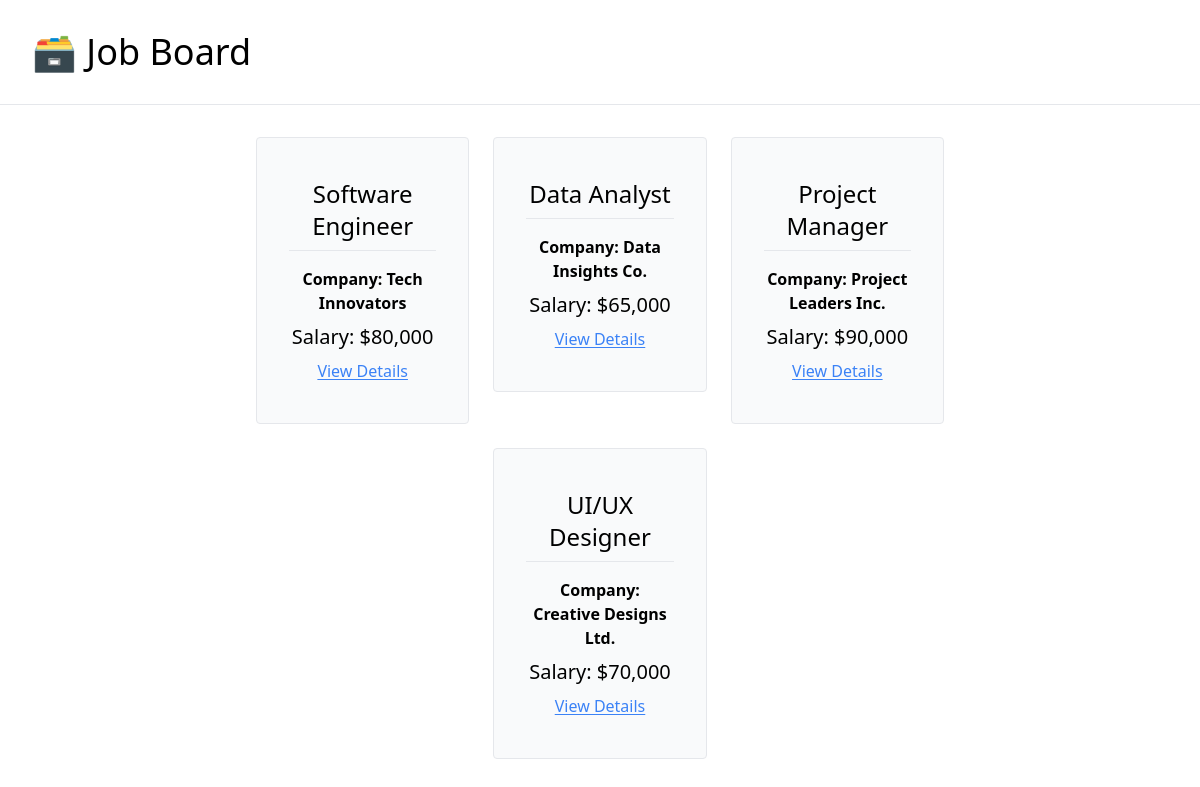
The page / on the database its author committed.
### job_board/models.py (models this page shows, shortened)
class JobPosting(models.Model):
    title = models.CharField(max_length=100)
    description = models.TextField()
    company = models.CharField(max_length=100)
    salary = models.IntegerField()
    is_active = models.BooleanField(default=False)

### job_board/views.py (the view)
# urls.py: path("", index, name="home"),
def index(request):
    active_posting = JobPosting.objects.filter(is_active=True)
    context = {"job_postings": active_posting}
    return render(request, "job_board/index.html", context)

### job_board/templates/job_board/index.html
{% extends 'job_board/_base.html' %}
{% load humanize %}
{% block content %}
    <div class="flex justify-center w-10/12 mx-auto flex-wrap gap-6">
        {% for posting in job_postings %}
            <a class="w-1/4 text-center" href="{% url 'job-detail' posting.pk %}">
            <div class="border rounded px-8 py-10 bg-gray-50 hover:bg-gray-100 hover:cursor-pointer">
                <p class="text-2xl pb-2">{{posting.title}}</p>
                <hr class="py-2">
                <p class="font-semibold pb-2">Company: {{posting.company}}</p>
                <p class="text-xl pb-2">Salary: ${{posting.salary|intcomma}}</p>
                <p class="underline underline-offset-2 text-blue-500 hover:text-blue-400">View Details</p>
            </div>
            </a>
        {% endfor %}
    </div>
{% endblock content %}

### job_board/templates/job_board/_base.html (shortened to what this page needs)
<!DOCTYPE html>
<html lang="en">
<head>
    <script src="https://cdn.tailwindcss.com"></script>
</head>
<body>
    <div class="mb-8">
        <h1 class="text-4xl py-8 pl-8">
        <a href="{% url 'home' %}">
                🗃️ Job Board
            </a>
        </h1>
        <hr>
    </div>
    <div class="container mx-auto mb-8">
        {% block content%}
        {% endblock content %}
    </div>
</body>
</html>

### rows shown on the page
JobPosting: title "Software Engineer", company "Tech Innovators", salary "80,000"
JobPosting: title "Data Analyst", company "Data Insights Co.", salary "65,000"
JobPosting: title "Project Manager", company "Project Leaders Inc.", salary "90,000"
JobPosting: title "UI/UX Designer", company "Creative Designs Ltd.", salary "70,000"
